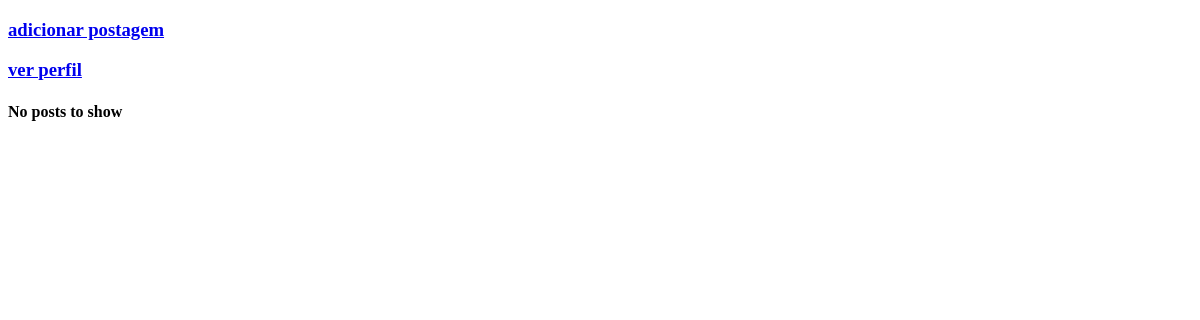
Page /feed/ (signed in) on the earlier database version.
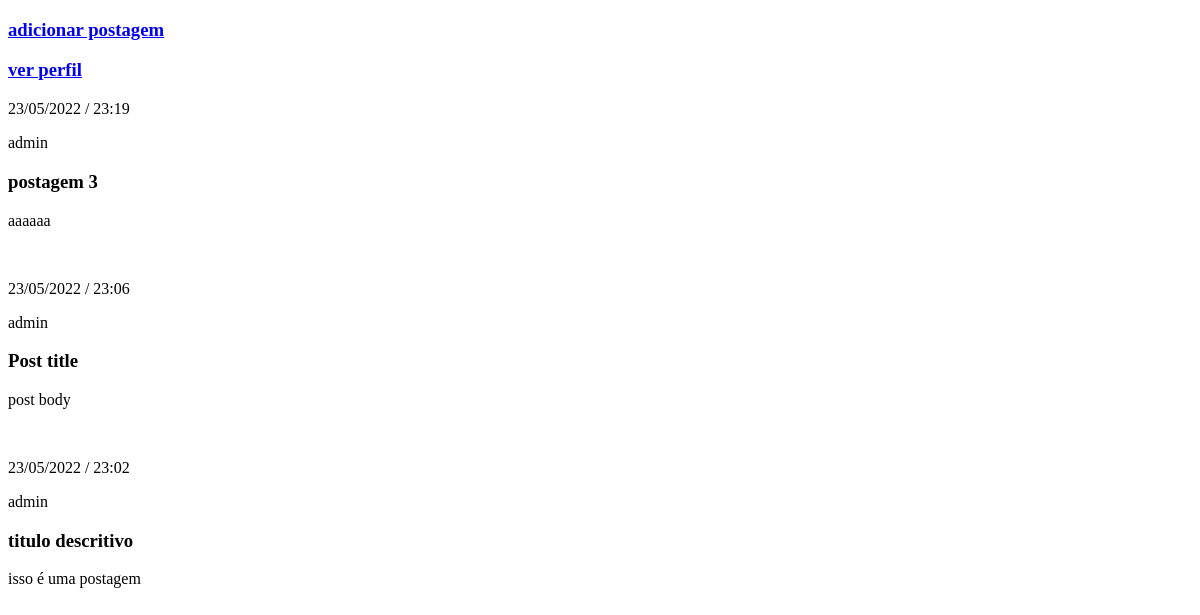
Same page on the later database version.
### core/models.py (models this page shows)
class Post(models.Model):
  created_by = models.ForeignKey(User, on_delete=models.CASCADE)
  date_created = models.DateTimeField(auto_now=True)
  title = models.CharField(null=False, max_length=100, default='Post title')
  body = models.TextField(null=False)
  class Meta:
    db_table = 'Post'
  def getPostDate(self):
    return self.date_created.strftime('%d/%m/%Y / %H:%M')

### core/views.py (the view)
# urls.py: path('feed/', views.feedPage),
@login_required(login_url='/login/')
def feedPage(request):
  postObj = PostController()
  posts = postObj.getAllPosts()
  return render(request, 'feedtest.html', {'posts': posts})

### core/controller.py (called while the page is built)
  def getAllPosts(self):
    posts = Post.objects.all().order_by('-date_created')
    return posts

### templates/feedtest.html (shortened to what this page needs)
{% extends 'base.html' %}
{% block body %}
<a href="/createpost/">
  <h3>adicionar postagem</h3>
</a>
<a href="/profile/edit">
  <h3>ver perfil</h3>
</a>
{% if posts|length < 1 %}
<h4>No posts to show</h4>
{% else %}
<div name="posts">
  {% for post in posts %}
    <div style="margin-bottom: 50px;">
      <p name="post-date">{{ post.getPostDate }}</p>
      <p name="post-creator">{{ post.created_by.username }}</p>
      <h3 name="post-title">{{ post.title }}</h3>
      <div name="post-body">{{ post.body }}</div>
    </div>
  {% endfor %}
</div>
{% endif %}
{% endblock %}

### templates/base.html (shortened to what this page needs)
<!DOCTYPE html>
<html lang="en">
<head>
</head>
<body>
  {% block body %} {% endblock %}
</body>
</html>

Differences in the rows shown:
added Post: getPostDate "23/05/2022 / 23:19", created_by.username "admin", title "postagem 3", body "aaaaaa"
added Post: getPostDate "23/05/2022 / 23:06", created_by.username "admin", title "Post title", body "post body"
added Post: getPostDate "23/05/2022 / 23:02", created_by.username "admin", title "titulo descritivo", body "isso é uma postagem"
Other differences:
text no longer shown: "No posts to show"
